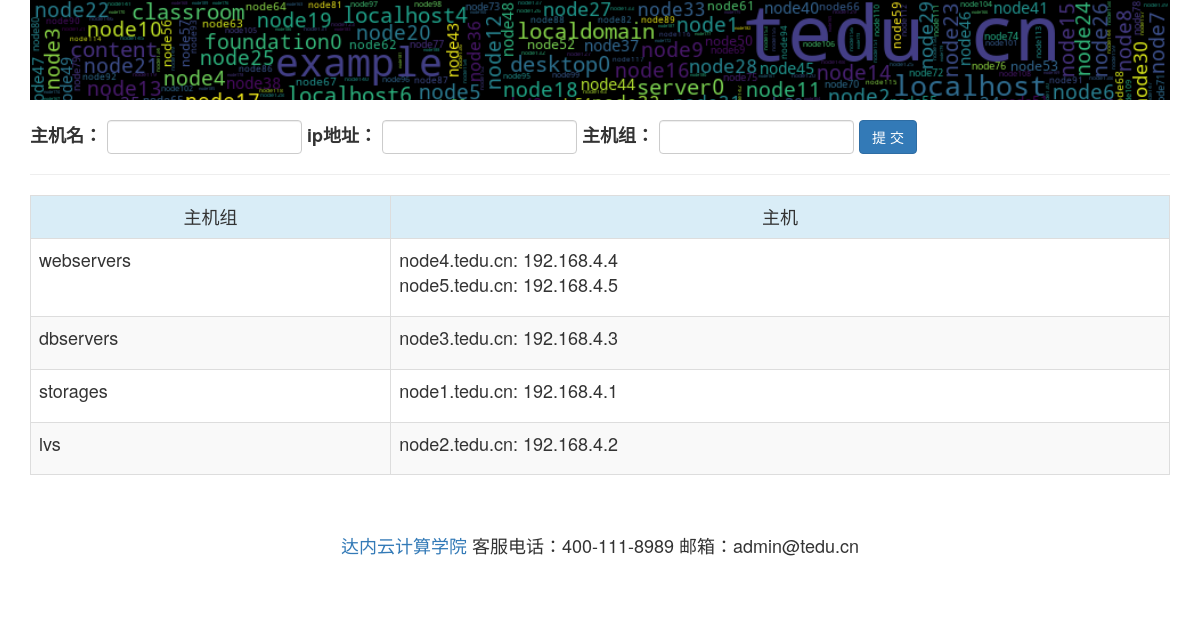
Screenshot of /webansi/addhosts/ with the database file from the repository.
### webansi/models.py (models this page shows, shortened)
class HostGroup(models.Model):
    groupname = models.CharField(max_length=50, unique=True, null=False)

class Host(models.Model):
    hostname = models.CharField(max_length=100, unique=True, null=False)
    ipaddr = models.CharField(max_length=15, null=False)
    group = models.ForeignKey(HostGroup)

### webansi/views.py (the view, shortened to what this page needs)
def addhosts(request):
    groups = HostGroup.objects.all()
    return render(request, 'addhosts.html', {'groups': groups})

### webansi/templates/addhosts.html (shortened to what this page needs)
{% extends 'base.html' %}
{% load static %}
{% block content %}
    <form action="" method="post" class="form-inline">
        <div class="form-group">
            <label>主机名：</label>
            <input type="text" class="form-control" name="hostname">
        </div>
        <div class="form-group">
            <label>ip地址：</label>
            <input type="text" class="form-control" name="ip">
        </div>
        <div class="form-group">
            <label>主机组：</label>
            <input type="text" class="form-control" name="group">
        </div>
        <div class="form-group">
            <input class="btn btn-primary" type="submit" value="提 交">
        </div>
    </form>
    <hr>
    <table class="table table-bordered table-striped table-hover h4">
        <tr class="info text-center">
            <td>主机组</td>
            <td>主机</td>
        </tr>
        {% for group in groups %}
            <tr>
                <td>{{ group.groupname }}</td>
                <td>
                    <ul class="list-unstyled">
                        {% for host in group.host_set.all %}
                            <li>{{ host.hostname }}: {{ host.ipaddr }}</li>
                        {% endfor %}
                    </ul>
                </td>
            </tr>
        {% endfor %}
    </table>
{% endblock %}

### rows the page displays
HostGroup: groupname "webservers"
Host: hostname "node4.tedu.cn", ipaddr "192.168.4.4"
Host: hostname "node5.tedu.cn", ipaddr "192.168.4.5"
HostGroup: groupname "dbservers"
Host: hostname "node3.tedu.cn", ipaddr "192.168.4.3"
HostGroup: groupname "storages"
Host: hostname "node1.tedu.cn", ipaddr "192.168.4.1"
HostGroup: groupname "lvs"
Host: hostname "node2.tedu.cn", ipaddr "192.168.4.2"
